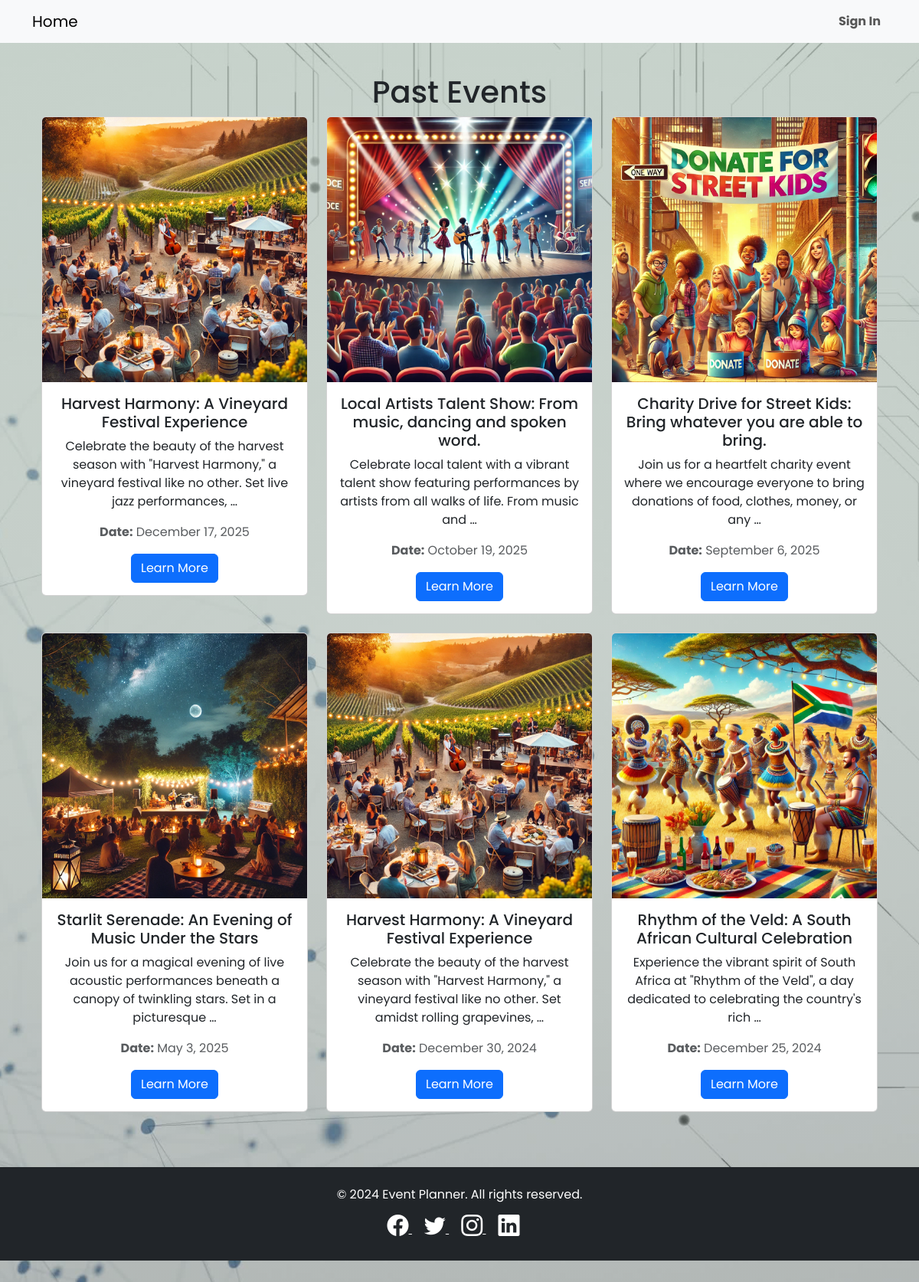
The page /past-events/ on the database its author committed.
### events/models.py (models this page shows, shortened)
class Event(models.Model):
    title = models.CharField(max_length=200)
    description = models.TextField()
    date = models.DateField()
    time = models.TimeField()
    location = models.CharField(max_length=255)
    image = models.ImageField(upload_to='uploads/events/')
    highlights = models.TextField(blank=True, help_text="Comma-separated highlights of the event.")
    ticket_price = models.DecimalField(max_digits=6, decimal_places=2, null=True, blank=True)  # Ticket price (optional)
    organizer = models.ForeignKey(
        settings.AUTH_USER_MODEL,
        on_delete=models.CASCADE,
        null=True,  # Allow null for existing rows
        blank=True  # Allow blank values in forms
    )

### events/views.py (the view)
# urls.py: path('past-events/', views.past_events, name='past_events'),
def past_events(request):
    events = Event.objects.filter(date__lt=now().date()).order_by('-date')  # Sort by most recent past date
    return render(request, 'events/past_events.html', {'events': events})

### events/templates/events/past_events.html (shortened to what this page needs)
{% extends "events/base.html" %}
{% block content %}
<div class="container my-5">
    <h1 class="text-center">Past Events</h1>
    {% if events %}
        <div class="row">
            {% for event in events %}
            <div class="col-sm-6 col-md-4 col-lg-4 mb-4">
                <div class="card">
                    <img src="{{ event.image.url }}" class="card-img-top" alt="{{ event.title }}">
                    <div class="card-body">
                        <h5 class="card-title">{{ event.title }}</h5>
                        <p class="card-text">{{ event.description|truncatewords:20 }}</p>
                        <p class="text-muted">
                            <strong>Date:</strong> {{ event.date|date:"F j, Y" }}
                        </p>
                        <a href="{% url 'events:event_detail' event.id %}" class="btn btn-primary">Learn More</a>
                    </div>
                </div>
            </div>
            {% endfor %}
        </div>
    {% else %}
        <p class="text-center">No past events found.</p>
    {% endif %}
</div>
{% endblock %}

### events/templates/events/static/events/css/styles.css (style rules this page uses)
html { scroll-behavior: smooth; }
body { font-family: 'Poppins', sans-serif; }
.card { transition: transform 0.3s ease; }

### rows shown on the page
Event: image (picture), title "Harvest Harmony: A Vineyard Festival Experience", description "Celebrate the beauty of the harvest season with \"Harvest Harmony,\" a vineyard festival like no other. Set live jazz performances, …", date "December 17, 2025"
Event: image (picture), title "Local Artists Talent Show: From music, dancing and spoken word.", description "Celebrate local talent with a vibrant talent show featuring performances by artists from all walks of life. From music and …", date "October 19, 2025"
Event: image (picture), title "Charity Drive for Street Kids: Bring whatever you are able to bring.", description "Join us for a heartfelt charity event where we encourage everyone to bring donations of food, clothes, money, or any …", date "September 6, 2025"
Event: image (picture), title "Starlit Serenade: An Evening of Music Under the Stars", description "Join us for a magical evening of live acoustic performances beneath a canopy of twinkling stars. Set in a picturesque …", date "May 3, 2025"
Event: image (picture), title "Harvest Harmony: A Vineyard Festival Experience", description "Celebrate the beauty of the harvest season with \"Harvest Harmony,\" a vineyard festival like no other. Set amidst rolling grapevines, …", date "December 30, 2024"
Event: image (picture), title "Rhythm of the Veld: A South African Cultural Celebration", description "Experience the vibrant spirit of South Africa at \"Rhythm of the Veld\", a day dedicated to celebrating the country's rich …", date "December 25, 2024"
